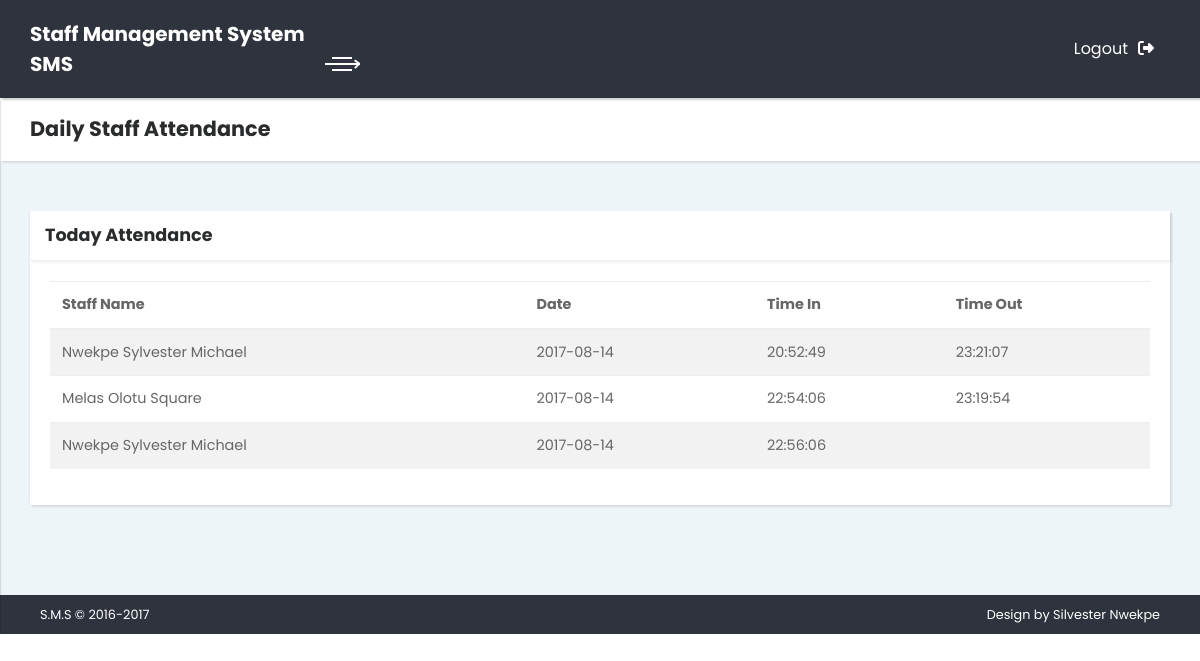
Screenshot of /attendance.php (signed in) with the database file from the repository.
### tables this page shows
CREATE TABLE `attendance` (
  `id` int(11) NOT NULL,
  `staff_id` int(250) NOT NULL,
  `date` date NOT NULL,
  `time_in` time DEFAULT NULL,
  `time_out` time DEFAULT NULL
);

CREATE TABLE `staff` (
  `id` int(11) NOT NULL,
  `username` varchar(255) NOT NULL,
  `password` varchar(255) NOT NULL,
  `name` varchar(255) NOT NULL,
  `sex` varchar(10) NOT NULL,
  `phone` varchar(255) NOT NULL,
  `married` varchar(50) NOT NULL,
  `address` varchar(255) NOT NULL,
  `email` varchar(255) NOT NULL,
  `occupation` varchar(255) NOT NULL,
  `state` varchar(255) NOT NULL,
  `country` varchar(255) NOT NULL,
  `image` varchar(150) NOT NULL,
  `staff_id` varchar(250) NOT NULL,
  `department` varchar(255) NOT NULL,
  `designation` varchar(255) NOT NULL,
  `start` date DEFAULT NULL
);

### attendance.php (the view, shortened to what this page needs)
<?php
require_once("include/dbconnection.php");
$sql = "SELECT s.name, a.date, a.time_in, a.time_out FROM staff AS s INNER JOIN attendance AS a ON s.id = a.staff_id";
 $result=mysqli_query($db,$sql);
?>
<!DOCTYPE html>
<html>
  <head>
    <link rel="stylesheet" href="css/bootstrap.min.css">
    <link rel="stylesheet" href="css/style.default.css" id="theme-stylesheet">
    <link rel="stylesheet" href="css/custom.css">
    <link rel="stylesheet" href="https://file.myfontastic.com/da58YPMQ7U5HY8Rb6UxkNf/icons.css">
  </head>
  <body>
    <div class="page home-page">
      <header class="header">
        <nav class="navbar">
          <div class="container-fluid">
            <div class="navbar-holder d-flex align-items-center justify-content-between">
              <div class="navbar-header">
                <a href="admin.php" class="navbar-brand">
                  <div class="brand-text brand-big hidden-lg-down"><span><strong>Staff Management System</strong></span></div>
                  <div class="brand-text brand-small"><strong>SMS</strong></div></a>
                <a id="toggle-btn" href="#" class="menu-btn active"><span></span><span></span><span></span></a>
              </div>
              <ul class="nav-menu list-unstyled d-flex flex-md-row align-items-md-center">
                <li class="nav-item"><a href="index.php" class="nav-link logout">Logout<i class="fa fa-sign-out"></i></a></li>
              </ul>
            </div>
          </div>
        </nav>
      </header>
      <div class="page-content d-flex align-items-stretch">
        <div class="content-inner">
          <header class="page-header">
            <div class="container-fluid">
              <h2 class="no-margin-bottom">Daily Staff Attendance</h2>
            </div>
          </header>
            <section class="forms">
            <div class="container-fluid">
              <div class="row">
                <div class="col-lg-12">
                  <div class="card">
                    <div class="card-header d-flex align-items-center">
                      <h3 class="h4"> Today Attendance</h3>
                    </div>
                    <div class="card-body">
                      <table class="table table-striped">
                        <thead>
                          <tr>
                            <th>Staff Name</th>
                            <th>Date</th>
                            <th>Time In</th>
                            <th>Time Out</th>
                          </tr>
                        </thead>
                        <tbody>
                        <?php if(mysqli_num_rows($result) > 0 )
                         while($row=mysqli_fetch_array($result,MYSQLI_ASSOC)){ ?>
                          <tr>
                            <td><?php echo $row['name'];?></td>
                            <td><?php echo $row['date'];?></td>
                            <td><?php echo $row['time_in'];?></td>
                              <td><?php echo $row['time_out'];?></td>
                           </tr>
                           <?php } ?>
                        </tbody>
                      </table>
                    </div>
                  </div>
                </div>
              </div>
            </div>
          </section>
          <footer class="main-footer">
            <div class="container-fluid">
              <div class="row">
                <div class="col-sm-6">
                  <p>S.M.S &copy; 2016-2017</p>
                </div>
                <div class="col-sm-6 text-right">
                  <p>Design by <a href="https://bootstrapious.com/admin-templates" class="external">Silvester Nwekpe</a></p>
                </div>
              </div>
            </div>
          </footer>
        </div>
      </div>
    </div>
  </body>
</html>

### css/style.default.css (style rules this page uses)
body { overflow-x: hidden; }
a, i, span { display: inline-block; text-decoration: none; transition: all 0.3s; }
ul { margin: 0; padding: 0; }
section { padding: 50px 0; }
.container-fluid { padding: 0 30px; }
header.page-header { padding: 20px 0; }
table { font-size: 0.9em; color: #666; }
.content-inner { width: calc(100% - 250px); }
.page-header { background: #fff; padding: 20px; box-shadow: 2px 2px 2px rgba(0, 0, 0, 0.1); position: relative; z-index: 99; }
.card { border-radius: 0; border: none; margin-bottom: 40px; box-shadow: 2px 2px 2px rgba(0, 0, 0, 0.1), -1px 0 2px rgba(0, 0, 0, 0.05); }
.card-header { background: #fff; padding: 15px; border-bottom: 1px solid #eee; box-shadow: 2px 2px 2px rgba(0, 0, 0, 0.05); }
.card-header h1, .card-header h2, .card-header h3, .card-header h4, .card-header h5, .card-header h6 { margin-bottom: 0; }
.card-body { padding: 20px; }
.page { background: #EEF5F9; }
.no-margin-bottom { margin-bottom: 0 !important; }
.page { overflow-x: hidden; }
@media (max-width: 1200px) { .content-inner { width: 100%; } }
nav.navbar { background: #2f333e; padding-top: 15px; padding-bottom: 15px; color: #fff; position: relative; border-radius: 0; box-shadow: 2px 2px 2px rgba(0, 0, 0, 0.2); z-index: 9999; padding-left: 0; padding-right: 0; }
nav.navbar .navbar-brand .brand-small { display: none; }
nav.navbar a { color: inherit; }
nav.navbar .container-fluid { width: 100%; }
nav.navbar .menu-btn { margin-right: 20px; font-size: 1.2em; transition: all 0.7s; }
nav.navbar .menu-btn span { width: 20px; height: 2px; background: #fff; display: block; margin: 4px auto 0; transition: all 0.3s cubic-bezier(0.81, -0.33, 0.345, 1.375); }
nav.navbar .menu-btn span:nth-of-type(2) { position: relative; width: 35px; transform: rotateY(180deg); }
nav.navbar .menu-btn span:nth-of-type(2)::before, nav.navbar .menu-btn span:nth-of-type(2)::after { content: ''; width: 6px; height: 2px; display: block; background: #fff; transform: rotate(45deg); position: absolute; top: 2px; left: 0; transition: all 0.7s; }
nav.navbar .menu-btn span:nth-of-type(2)::after { transform: rotate(145deg); position: absolute; top: -2px; left: 0; }
nav.navbar .menu-btn.active span:first-of-type { transform: translateY(12px); }
nav.navbar .menu-btn.active span:nth-of-type(2) { transform: none; }
nav.navbar .menu-btn.active span:last-of-type { transform: translateY(-12px); }
nav.navbar .nav-item > a { position: relative; }
nav.navbar .nav-item > a.logout i { margin-left: 10px; }
@media (max-width: 1200px) { nav.navbar .navbar-brand .brand-small { display: block !important; } }
@media (max-width: 1200px) { nav.navbar .menu-btn { margin-right: 20px; font-size: 1.2em; transition: all 0.7s; } }
@media (max-width: 1200px) { nav.navbar .menu-btn span:first-of-type { transform: translateY(12px); } }
@media (max-width: 1200px) { nav.navbar .menu-btn span:nth-of-type(2) { transform: none; } }
@media (max-width: 1200px) { nav.navbar .menu-btn span:nth-of-type(2)::before, nav.navbar .menu-btn span:nth-of-type(2)::after { transform: rotate(45deg); } }
@media (max-width: 1200px) { nav.navbar .menu-btn span:nth-of-type(2)::after { transform: rotate(145deg); position: absolute; top: -2px; left: 0; } }
@media (max-width: 1200px) { nav.navbar .menu-btn span:last-of-type { transform: translateY(-12px); } }
@media (max-width: 1200px) { nav.navbar .menu-btn.active span:first-of-type { transform: none; } }
@media (max-width: 1200px) { nav.navbar .menu-btn.active span:nth-of-type(2) { transform: rotateY(180deg); } }
@media (max-width: 1200px) { nav.navbar .menu-btn.active span:last-of-type { transform: none; } }
footer.main-footer { background: #2f333e; color: #fff; padding: 10px; }
footer.main-footer a { color: inherit; }
footer.main-footer p { margin: 0; font-size: 0.8em; }
.navbar { padding: 0.5rem 1rem; }
.navbar-brand { display: inline-block; padding-top: .25rem; padding-bottom: .25rem; margin-right: 1rem; font-size: 1.25rem; }
body { font-family: "Poppins", sans-serif; font-size: 1rem; font-weight: normal; line-height: 1.5; color: #292b2c; background-color: #fff; }
a { color: #796AEE; text-decoration: none; }
h1, h2, h3, h4, h5, h6, .h1, .h2, .h3, .h4, .h5, .h6 { margin-bottom: 0.5rem; font-family: "Poppins", sans-serif; font-weight: 700; line-height: 1.1; color: inherit; }
h2, .h2 { font-size: 1.3rem; }
h3, .h3 { font-size: 1.2rem; }
h4, .h4 { font-size: 1.1rem; }

### rows the page displays
attendance: staff.name "Nwekpe Sylvester Michael", date "2017-08-14", time_in "20:52:49", time_out "23:21:07"
attendance: staff.name "Melas Olotu Square", date "2017-08-14", time_in "22:54:06", time_out "23:19:54"
attendance: staff.name "Nwekpe Sylvester Michael", date "2017-08-14", time_in "22:56:06"
